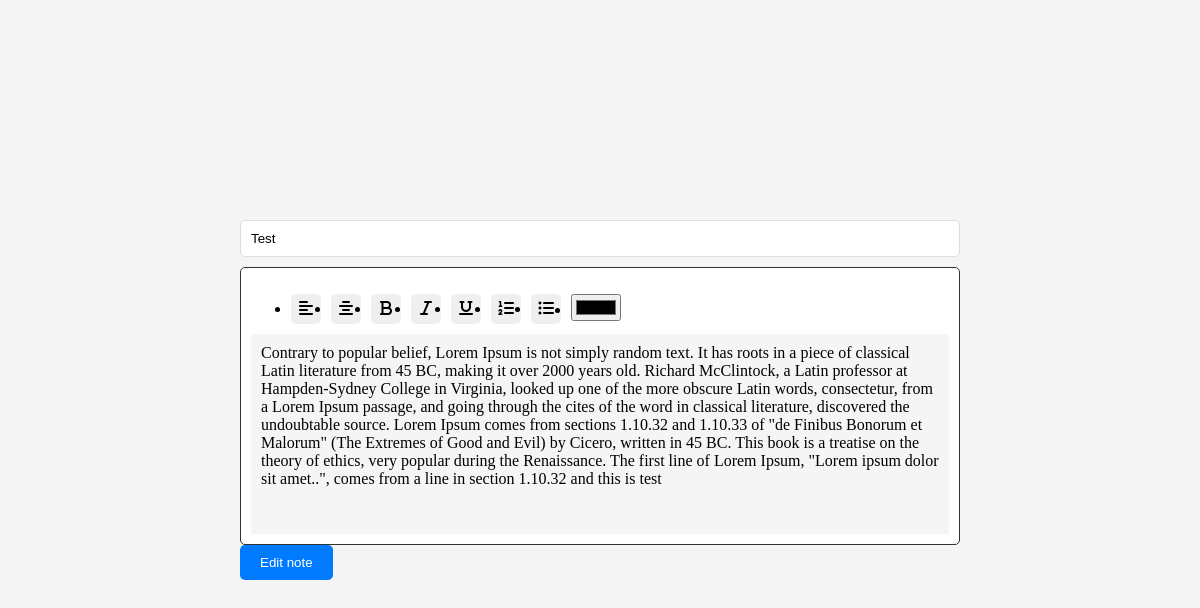
The page /note/edit/240917595102 on the database its author committed.
### note/models.py (models this page shows, shortened)
class Note(models.Model):
    id = models.CharField(
        default=generate_pk,
        primary_key=True,
        max_length=255,
        unique=True,
        editable=False,
    )
    title = models.CharField(default="", max_length=200)
    body = models.TextField(null=True, blank=True)
    is_pinned = models.BooleanField(default=False)
    updated = models.DateTimeField(auto_now=True)
    created = models.DateTimeField(auto_now_add=True)
    color = models.CharField(max_length=7, default="#ffffff")

### note/views.py (the view)
# urls.py: path("edit/<str:pk>", edit_note, name="edit-note"),
def edit_note(request, pk):
    note = Note.objects.get(id=pk)
    if request.method == "POST":
        note.title = request.POST.get("title")
        note.body = request.POST.get("body")
        note.save()
        return redirect("home")
    context = {"note": note}
    return render(request, "notePage/edit-note.html", context)

### template/notePage/edit-note.html (shortened to what this page needs)
<!DOCTYPE html>
<html lang="en">
  <head>
    <link
      rel="stylesheet"
      href="https://cdnjs.cloudflare.com/ajax/libs/font-awesome/6.5.1/css/all.min.css"
    />
  </head>
  <body>
    <div class="container">
      <div class="note-item__container edit-note">
        <form id="noteForm" action="" method="POST">
          <input
            type="text"
            name="title"
            class="edit-note__title"
            placeholder="Note title..."
            {%
            if
            note
            %}
            value="{{ note.title }}"
            {%
            endif
            %}
          />
          <div class="edit-note__description">
            <div class="toolbar">
              <ul class="tool-list">
                <li class="tool">
                  <button
                    type="button"
                    data-command="justifyLeft"
                    class="tool--btn"
                  >
                    <i class="fas fa-align-left"></i>
                  </button>
                </li>
                <li class="tool">
                  <button
                    type="button"
                    data-command="justifyCenter"
                    class="tool--btn"
                  >
                    <i class="fas fa-align-center"></i>
                  </button>
                </li>
                <li class="tool">
                  <button type="button" data-command="bold" class="tool--btn">
                    <i class="fas fa-bold"></i>
                  </button>
                </li>
                <li class="tool">
                  <button type="button" data-command="italic" class="tool--btn">
                    <i class="fas fa-italic"></i>
                  </button>
                </li>
                <li class="tool">
                  <button
                    type="button"
                    data-command="underline"
                    class="tool--btn"
                  >
                    <i class="fas fa-underline"></i>
                  </button>
                </li>
                <li class="tool">
                  <button
                    type="button"
                    data-command="insertOrderedList"
                    class="tool--btn"
                  >
                    <i class="fas fa-list-ol"></i>
                  </button>
                </li>
                <li class="tool">
                  <button
                    type="button"
                    data-command="insertUnorderedList"
                    class="tool--btn"
                  >
                    <i class="fas fa-list-ul"></i>
                  </button>
                </li>
                <li class="tool">
                  <input type="color" id="textColorPicker" class="tool--color-picker" />
                </li>
              </ul>
            </div>
            <div id="output" contenteditable="true">
              {% if note %}{{ note.body|striptags }}{% endif %}
            </div>
          </div>
          <button type="submit" class="btn">
            {% if note %} Edit note {% else %} Add note {% endif %}
          </button>
        </form>
      </div>
    </div>
  </body>
</html>

### template/notePage/edit-note.html (style rules this page uses)
* { box-sizing: border-box; }
body { height: 100vh; display: grid; place-items: center; background-color: #f5f5f5; margin: 0; }
.container { width: 60%; display: grid; gap: 20px; }
.edit-note__title { width: 100%; padding: 10px; margin-bottom: 10px; border: 1px solid #ddd; border-radius: 5px; }
.edit-note__description { border: 1px solid #333; border-radius: 5px; background-color: white; padding: 10px; }
.tool-list { display: flex; gap: 10px; margin-bottom: 10px; }
.tool--btn { border: none; border-radius: 5px; height: 30px; width: 30px; font-size: 16px; cursor: pointer; }
#output { height: 200px; padding: 10px; border: none; background-color: #f5f5f5; overflow-y: auto; }
.btn { padding: 10px 20px; border: none; border-radius: 5px; background-color: #007bff; color: white; cursor: pointer; }

### rows shown on the page
Note: title "Test", body "Contrary to popular belief, Lorem Ipsum is not simply random text. It has roots in a piece of classical Latin literature from 45 BC, making it over 2000 years old. Richard McClintock, a Latin professor at Hampden-Sydney College in Virginia, looked up one of the more obscure Latin words, consectetur, from a Lorem Ipsum passage, and going through the cites of the word in classical literature, discovered the undoubtable source. Lorem Ipsum comes from sections 1.10.32 and 1.10.33 of \"de Finibus Bonorum et Malorum\" (The Extremes of Good and Evil) by Cicero, written in 45 BC. This book is a treatise on the theory of ethics, very popular during the Renaissance. The first line of Lorem Ipsum,…"
